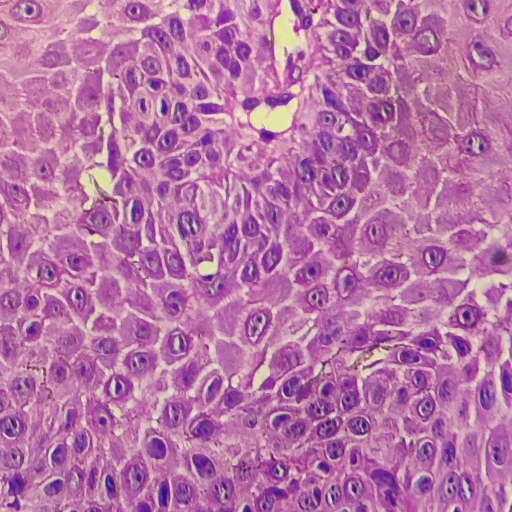
#> input picture mod_ref.jpg, 1024 x 1024 px (shown at 1/2 size)
$ python -i nucleussize.py   (imports and definitions only)
#> lines starting #> are read from the running program, lines starting #| are printed output that depends on the picture; after the words box and inside, x2 and y2 are one past the last pixel; in counts of white or black regions, pixels touching at a corner belong together
# nucleussize.py
from flask import Flask, jsonify, request
import numpy as np
import cv2
import base64
import json

# [1 line not run here, left out]

class NumpyEncoder(json.JSONEncoder):
    # [16 lines left out: functions default, apply_color_mask, remove_light_regions, not called in this run]

def find_draw_nuclei_boundaries_and_get_sizes(image, min_area=50):
    kernel = np.ones((5, 5), np.uint8)
    dilated_image = cv2.dilate(image, kernel, iterations=1)

    _, binary_mask = cv2.threshold(dilated_image, 0, 255, cv2.THRESH_BINARY_INV + cv2.THRESH_OTSU)

    contours, _ = cv2.findContours(binary_mask, cv2.RETR_EXTERNAL, cv2.CHAIN_APPROX_SIMPLE)

    result_image = cv2.cvtColor(image, cv2.COLOR_GRAY2BGR)

    nuclei_count = 0
    nuclei_sizes = []

    for contour in contours:
        area = cv2.contourArea(contour)
        if area >= min_area:
            cv2.drawContours(result_image, [contour], -1, (0, 0, 255), 1)
            nuclei_count += 1
            nuclei_sizes.append(area)

    nuclei_sizes_array = np.array(nuclei_sizes)

    return result_image, nuclei_count, nuclei_sizes_array, contours

# [144 lines left out: functions calculate_average_nucleus_size, draw_horizontal_lines, process_nucleus_image, not called in this run]


# [2 lines not run here, left out]

>>> import cv2
>>> picture = cv2.imread('mod_ref.jpg', cv2.IMREAD_GRAYSCALE)
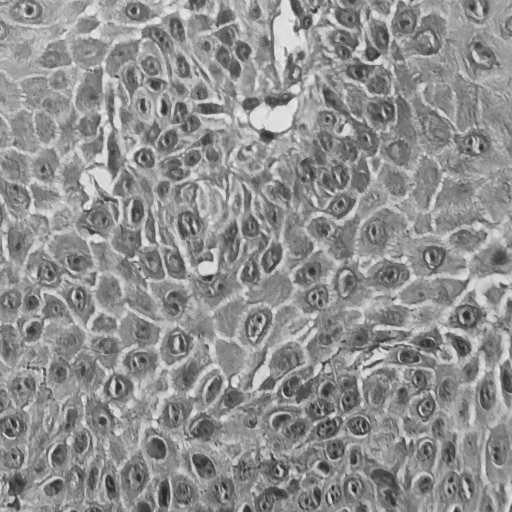
#> picture: shape (1024, 1024) (shown at 1/2 size); min 29, max 242, mean 143.2
>>> result = find_draw_nuclei_boundaries_and_get_sizes(picture)
#> in find_draw_nuclei_boundaries_and_get_sizes, `dilated_image = cv2.dilate(image, kernel, iterations=1)`:
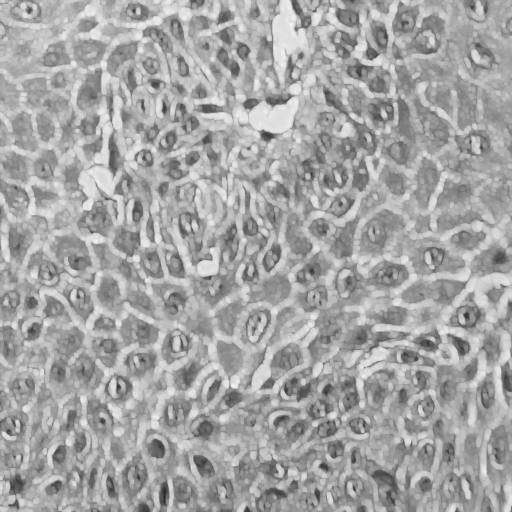
#> dilated_image: shape (1024, 1024) (shown at 1/2 size); min 42, max 242, mean 164.6
#> in find_draw_nuclei_boundaries_and_get_sizes, `_, binary_mask = cv2.threshold(dilated_image, 0, 255, cv2.THRESH_BINAR..`:
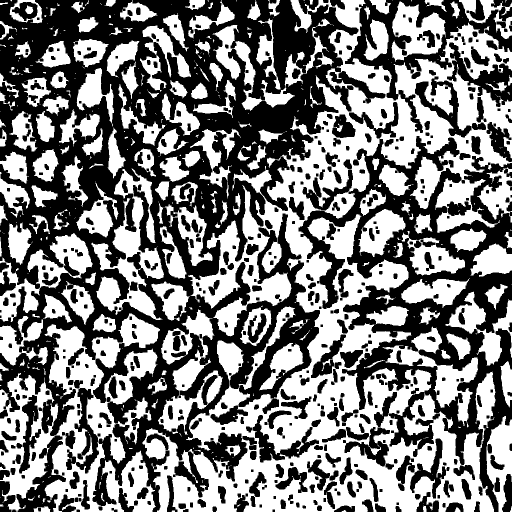
#> binary_mask: shape (1024, 1024) (shown at 1/2 size); 49.7% white; 457 white regions (269 under 20 px)
#> in find_draw_nuclei_boundaries_and_get_sizes, `contours, _ = cv2.findContours(binary_mask, cv2.RETR_EXTERNAL, cv2.CHA..`: contours = 432 contours, 274 with area under 20; largest, box (x1, y1, x2, y2) and area: (285, 0, 1024, 1024) 299732, (0, 627, 320, 1024) 67602, (183, 337, 328, 640) 15666, (316, 619, 446, 870) 12740, (0, 466, 185, 644) 11332
#> the loop in find_draw_nuclei_boundaries_and_get_sizes, `for contour in contours:` made 432 passes
#> area on passes 3, 5, 6, 15, 17, 36, 47, 51, 59, 71, 75, 77: 57.5, 254.5, 57, 21, 29.5, 381, 6022.5, 52, 442.5, 103.5, 1290.5, 67.5
#> after the loop in find_draw_nuclei_boundaries_and_get_sizes, `for contour in contours:`:
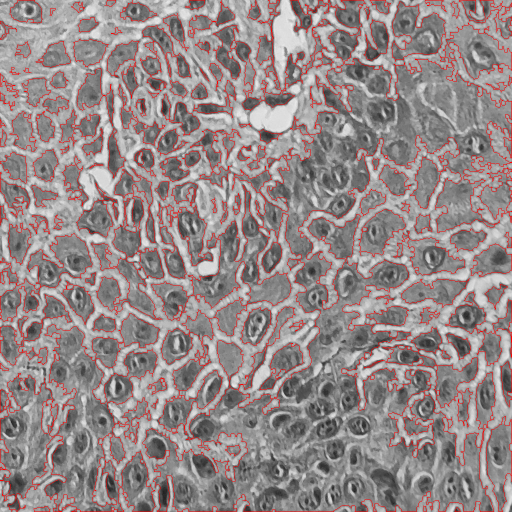
#> result_image: shape (1024, 1024, 3) (shown at 1/2 size); mean B, G, R 136.5, 136.5, 149.8
#> after the loop in find_draw_nuclei_boundaries_and_get_sizes, `for contour in contours:`: nuclei_count = 133; nuclei_sizes = 133 values, max 299732 at index 125, min 51.5 at index 58, mean 4432.9
#> in find_draw_nuclei_boundaries_and_get_sizes, `nuclei_sizes_array = np.array(nuclei_sizes)`: nuclei_sizes_array has the same summary as nuclei_sizes
